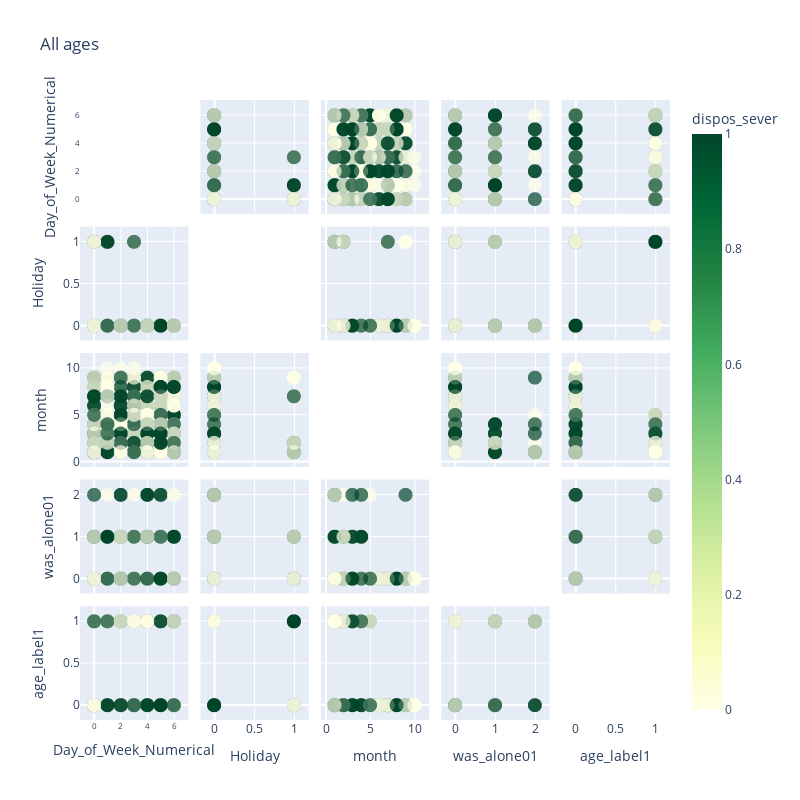

Source (notebook cell):
### Code cell
csv="sum_df.csv"
features=[  
    'Day_of_Week_Numerical',
       'Holiday','month', 
    'was_alone01', 
    'age_label1'
]
title= "All ages"
data=df
color="dispos_sever"
db_px (csv,features,data,color,title)

### Figure 1 — Plotly figure (JSON) as saved in the notebook; plotly's stock layout.template omitted (floating-point values rounded to 4 significant figures; data arrays with more than 128 entries replaced by an {"elided": "..."} marker saying what was removed)
{"data": [{"diagonal": {"visible": false}, "dimensions": [{"axis": {"matches": true}, "label": "Day_of_Week_Numerical", "values": {"elided": "2000 int values"}}, {"axis": {"matches": true}, "label": "Holiday", "values": {"elided": "2000 int values"}}, {"axis": {"matches": true}, "label": "month", "values": {"elided": "2000 int values"}}, {"axis": {"matches": true}, "label": "was_alone01", "values": {"elided": "2000 int values"}}, {"axis": {"matches": true}, "label": "age_label1", "values": {"elided": "2000 int values"}}], "hovertemplate": "%{xaxis.title.text}=%{x}<br>%{yaxis.title.text}=%{y}<br>dispos_sever=%{marker.color}<extra></extra>", "legendgroup": "", "marker": {"color": {"elided": "2000 int values"}, "coloraxis": "coloraxis", "opacity": 0.7, "size": 14, "symbol": "circle"}, "name": "", "showlegend": false, "type": "splom"}], "layout": {"coloraxis": {"colorbar": {"title": {"text": "dispos_sever"}}, "colorscale": [[0, "rgb(255,255,229)"], [0.125, "rgb(247,252,185)"], [0.25, "rgb(217,240,163)"], [0.375, "rgb(173,221,142)"], [0.5, "rgb(120,198,121)"], [0.625, "rgb(65,171,93)"], [0.75, "rgb(35,132,67)"], [0.875, "rgb(0,104,55)"], [1, "rgb(0,69,41)"]]}, "dragmode": "select", "height": 800, "legend": {"tracegroupgap": 0}, "title": {"text": "All ages"}, "width": 800, "xaxis": {"tickfont": {"size": 8}}, "yaxis": {"tickfont": {"size": 8}}}}
